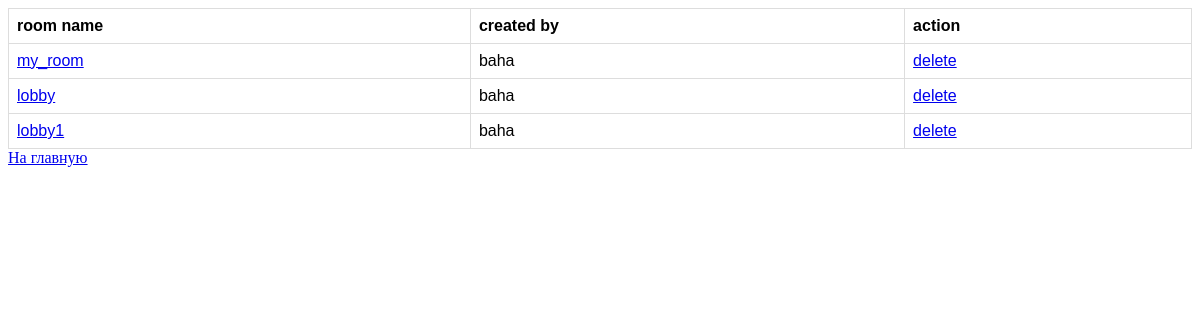
Page /rooms/ (signed in) on the earlier database version.
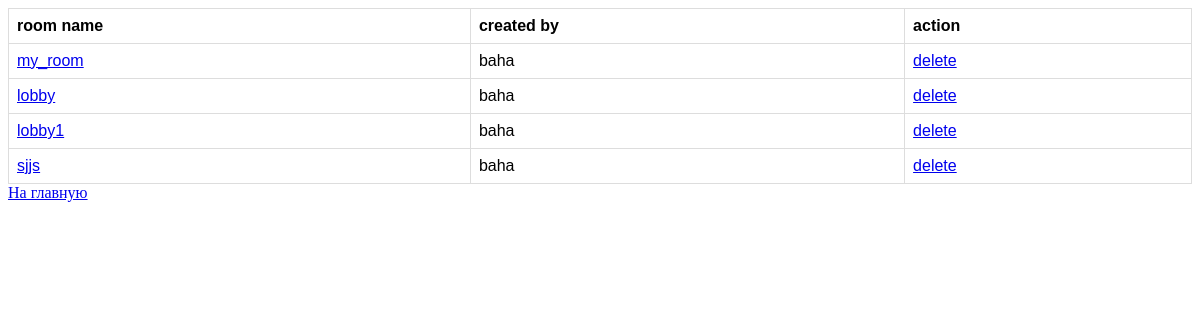
Same page on the later database version.
### chat/models.py (models this page shows, shortened)
class Room(models.Model):
    room_name = models.CharField(max_length=255)
    created_by = models.ForeignKey(Profile, on_delete=models.CASCADE)

class Profile(AbstractUser):
    profile_pic = models.ImageField(null=True, blank=True, upload_to="images/profile", default=None)

### chat/views.py (the view)
# urls.py: path('rooms/', views.RoomsList.as_view(), name='rooms_list'),
class RoomsList(ListView):
    model = Room
    template_name = 'rooms_list.html'
    context_object_name = 'rooms'

### templates/rooms_list.html (shortened to what this page needs)
<!DOCTYPE html>
<html lang="en">
<head>
</head>
<body>
<table>
    <tr>
        <th>room name</th>
        <th>created by</th>
        <th>action</th>
    </tr>
    {% for room in rooms %}
    <tr>
        <td><a href="{% url 'room' room_name=room.room_name %}">{{ room.room_name }}</a></td>
        <td>{{ room.created_by.username }}</td>
        {% if room.created_by == user %}
        <td><a href="{% url 'delete_room' pk=room.id %}">delete</a></td>
        {% else %}
        <td>-</td>
        {% endif %}
        {% endfor %}
    </tr>
</table>
<a href="{% url 'index' %}">На главную</a>
</body>
</html>

### templates/rooms_list.html (style rules this page uses)
table { font-family: arial, sans-serif; border-collapse: collapse; width: 100%; }
td, th { border: 1px solid #dddddd; text-align: left; padding: 8px; }

Differences in the rows shown:
added Room: room_name "sjjs", created_by.username "baha", shows "delete"
